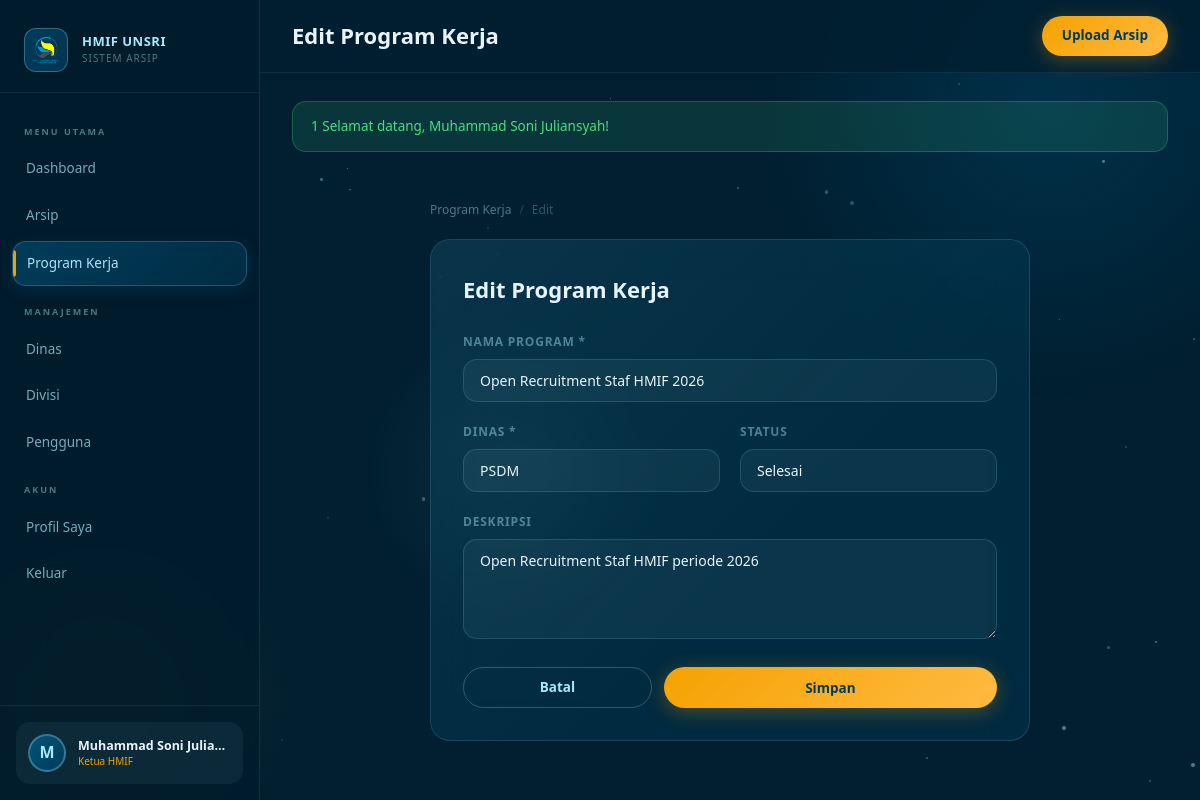
Screenshot of /programs/edit.php?id=1 (signed in) with the database file from the repository.
### tables this page shows
CREATE TABLE users (
    id INT PRIMARY KEY AUTO_INCREMENT,
    email VARCHAR(100) UNIQUE NOT NULL,
    password VARCHAR(255) NOT NULL,
    nama_lengkap VARCHAR(100) NOT NULL,
    foto_profil VARCHAR(255) NULL,
    role ENUM('ketua','waketua','sekum','bendum','kadin','wakadin','kadiv','staf') NOT NULL,
    department_id INT NULL,
    division_id INT NULL,
    is_active TINYINT(1) DEFAULT 1,
    created_at TIMESTAMP DEFAULT CURRENT_TIMESTAMP,
    updated_at TIMESTAMP DEFAULT CURRENT_TIMESTAMP ON UPDATE CURRENT_TIMESTAMP
);

CREATE TABLE programs (
    id INT PRIMARY KEY AUTO_INCREMENT,
    nama VARCHAR(200) NOT NULL,
    department_id INT NOT NULL,
    deskripsi TEXT,
    status ENUM('aktif','selesai','dibatalkan') DEFAULT 'aktif',
    created_at TIMESTAMP DEFAULT CURRENT_TIMESTAMP,
    FOREIGN KEY (department_id) REFERENCES departments(id) ON DELETE CASCADE
);

CREATE TABLE departments (
    id INT PRIMARY KEY AUTO_INCREMENT,
    nama VARCHAR(100) NOT NULL,
    kode VARCHAR(10) UNIQUE NOT NULL,
    deskripsi TEXT,
    created_at TIMESTAMP DEFAULT CURRENT_TIMESTAMP
);

### src/middleware/auth.php (called while the page is built, shortened)
<?php
function getCurrentUser() {
    $db = getDB();
    $stmt = $db->prepare("
        SELECT u.*, d.nama as dept_nama, d.kode as dept_kode,
               dv.nama as div_nama, dv.kode as div_kode
        FROM users u
        LEFT JOIN departments d ON u.department_id = d.id
        LEFT JOIN divisions dv ON u.division_id = dv.id
        WHERE u.id = ? AND u.is_active = 1
    ");
    $stmt->execute([$_SESSION['user_id']]);
    return $stmt->fetch();
}
function isAdmin($user = null) {
    return $user && in_array($user['role'], ROLE_ADMIN);
}
function getRoleLabel($role) {
    $labels = [
        'ketua' => 'Ketua HMIF',
        'waketua' => 'Wakil Ketua',
        'sekum' => 'Sekretaris Umum',
        'bendum' => 'Bendahara Umum',
        'kadin' => 'Kepala Dinas',
        'wakadin' => 'Wakil Kepala Dinas',
        'kadiv' => 'Kepala Divisi',
        'staf' => 'Staf',
    ];
    return $labels[$role] ?? $role;
}

### src/helpers/functions.php (called while the page is built, shortened)
<?php
function sanitize($str) {
    return htmlspecialchars(trim($str), ENT_QUOTES, 'UTF-8');
}
function getFlash() {
    if (isset($_SESSION['flash'])) {
        $flash = $_SESSION['flash'];
        return $flash;
    }
    return null;
}

### programs/edit.php (the view, shortened to what this page needs)
<?php
$pageTitle = 'Edit Program Kerja';
require_once __DIR__ . '/../template/header.php';
$id = intval($_GET['id'] ?? 0);
$db = getDB();
$stmt = $db->prepare("SELECT * FROM programs WHERE id = ?");
$stmt->execute([$id]);
$program = $stmt->fetch();
$departments = $db->query("SELECT * FROM departments ORDER BY nama")->fetchAll();
?>
<div class="page-content">
    <div style="max-width:600px;margin:0 auto">
        <div class="breadcrumb" style="margin-bottom:20px" data-animate>
            <a href="<?= APP_URL ?>/programs/index.php">Program Kerja</a>
            <span>/</span>
            <span style="color:var(--text-secondary)">Edit</span>
        </div>
        <div class="glass-card" style="padding:32px" data-animate>
            <h2 style="font-family:var(--font-display);font-size:22px;font-weight:700;margin-bottom:24px">Edit Program Kerja</h2>
            <form method="POST">
                <div class="form-group">
                    <label class="form-label">Nama Program *</label>
                    <input type="text" name="nama" class="form-control" value="<?= sanitize($program['nama']) ?>" required>
                </div>
                <div class="form-row">
                    <div class="form-group">
                        <label class="form-label">Dinas *</label>
                        <select name="department_id" class="form-control">
                            <?php foreach ($departments as $d): ?>
                            <option value="<?= $d['id'] ?>" <?= $program['department_id'] == $d['id'] ? 'selected' : '' ?>><?= sanitize($d['nama']) ?></option>
                            <?php endforeach; ?>
                        </select>
                    </div>
                    <div class="form-group">
                        <label class="form-label">Status</label>
                        <select name="status" class="form-control">
                            <option value="selesai" <?= $program['status'] == 'selesai' ? 'selected' : '' ?>>Selesai</option>
                        </select>
                    </div>
                </div>
                <div class="form-group">
                    <label class="form-label">Deskripsi</label>
                    <textarea name="deskripsi" class="form-control" rows="3"><?= sanitize($program['deskripsi']) ?></textarea>
                </div>
                <div style="display:flex;gap:12px">
                    <a href="<?= APP_URL ?>/programs/index.php" class="btn btn-outline" style="flex:1;justify-content:center">Batal</a>
                    <button type="submit" class="btn btn-primary" style="flex:2;justify-content:center">Simpan</button>
                </div>
            </form>
        </div>
    </div>
</div>
<?php require_once __DIR__ . '/../template/footer.php'; ?>

### template/header.php (shortened to what this page needs)
<?php
require_once __DIR__ . '/../src/middleware/auth.php';
require_once __DIR__ . '/../src/helpers/functions.php';
$currentUser = getCurrentUser();
$flash = getFlash();
function getAvatarSrc($user) {
    return null;
}
$avatarSrc = getAvatarSrc($currentUser);
$initials = strtoupper(substr($currentUser['nama_lengkap'], 0, 1));
?>
<!DOCTYPE html>
<html lang="id">
<head>
    <link rel="stylesheet" href="<?= APP_URL ?>/public/assets/css/main.css">
</head>
<body>
<div class="bg-animated"><div class="bg-orb"></div></div>
<aside class="sidebar" id="sidebar">
    <div class="sidebar-logo">
        <div style="width:44px;height:44px;border-radius:12px;background:linear-gradient(135deg,rgba(0,83,122,0.6),rgba(1,60,88,0.8));border:1.5px solid rgba(168,232,249,0.3);display:flex;align-items:center;justify-content:center;font-size:22px;flex-shrink:0;">
            <img src="<?= APP_URL ?>/public/assets/images/logo-hmif.png" alt="Logo" style="width:30px;height:30px;">
        </div>
        <div class="sidebar-logo-text">
            <div class="org-name">HMIF UNSRI</div>
            <div class="org-sub">Sistem Arsip</div>
        </div>
    </div>
    <nav class="sidebar-nav">
        <div class="nav-section-label">Menu Utama</div>
        <a href="<?= APP_URL ?>/dashboard.php" class="nav-item <?= (basename($_SERVER['PHP_SELF']) == 'dashboard.php') ? 'active' : '' ?>">
            <span>Dashboard</span>
        </a>
        <a href="<?= APP_URL ?>/archives/index.php" class="nav-item <?= (strpos($_SERVER['PHP_SELF'], '/archives/') !== false) ? 'active' : '' ?>">
            <span>Arsip</span>
        </a>
        <a href="<?= APP_URL ?>/programs/index.php" class="nav-item <?= (strpos($_SERVER['PHP_SELF'], '/programs/') !== false) ? 'active' : '' ?>">
            <span>Program Kerja</span>
        </a>
        <?php if (isAdmin($currentUser) || isDeptManager($currentUser)): ?>
        <div class="nav-section-label">Manajemen</div>
        <a href="<?= APP_URL ?>/departments/index.php" class="nav-item <?= (strpos($_SERVER['PHP_SELF'], '/departments/') !== false) ? 'active' : '' ?>">
            <span>Dinas</span>
        </a>
        <?php if (isAdmin($currentUser)): ?>
        <a href="<?= APP_URL ?>/divisions/index.php" class="nav-item <?= (strpos($_SERVER['PHP_SELF'], '/divisions/') !== false) ? 'active' : '' ?>">
            <span>Divisi</span>
        </a>
        <a href="<?= APP_URL ?>/users/index.php" class="nav-item <?= (strpos($_SERVER['PHP_SELF'], '/users/') !== false) ? 'active' : '' ?>">
            <span>Pengguna</span>
        </a>
        <?php endif; ?>
        <?php endif; ?>
        <div class="nav-section-label">Akun</div>
        <a href="<?= APP_URL ?>/profile/index.php" class="nav-item <?= (strpos($_SERVER['PHP_SELF'], '/profile/') !== false) ? 'active' : '' ?>">
            <span>Profil Saya</span>
        </a>
        <a href="<?= APP_URL ?>/logout.php" class="nav-item" onclick="return confirm('Yakin ingin keluar?')">
            <span>Keluar</span>
        </a>
    </nav>
    <div class="sidebar-user">
        <a href="<?= APP_URL ?>/profile/index.php" class="sidebar-user-card">
            <?php if ($avatarSrc): ?>
                <img src="<?= $avatarSrc ?>" alt="Avatar" class="user-avatar">
            <?php else: ?>
                <div class="user-avatar-placeholder"><?= $initials ?></div>
            <?php endif; ?>
            <div class="flex-1" style="min-width:0">
                <div class="user-info-name"><?= sanitize($currentUser['nama_lengkap']) ?></div>
                <div class="user-info-role"><?= getRoleLabel($currentUser['role']) ?></div>
            </div>
        </a>
    </div>
</aside>
<div class="main-content">
    <header class="topbar">
        <div style="display: flex; align-items: center; gap: 16px;">
            <div>
                <div class="page-title">
                    <?= $pageTitle ?? 'Dashboard' ?>
                </div>
            </div>
        </div>
        <div class="topbar-actions">
            <?php if (!in_array($currentUser['role'], ROLE_STAFF)): ?>
            <a href="<?= APP_URL ?>/archives/upload.php" class="btn btn-primary">
                Upload Arsip
            </a>
            <?php endif; ?>
        </div>
    </header>
    <?php if ($flash): ?>
    <div class="page-content" style="padding-bottom:0">
        <div class="alert alert-<?= $flash['type'] == 'success' ? 'success' : ($flash['type'] == 'error' ? 'error' : 'info') ?>">
            <?= $flash['type'] == 'success' ? : ($flash['type'] == 'error' ? '❌' : 'ℹ️') ?>
            <?= sanitize($flash['message']) ?>
        </div>
    </div>
    <?php endif; ?>

### rows the page displays
users: nama_lengkap "M", nama_lengkap "Muhammad Soni Julia…", role "Ketua HMIF"
programs: nama "Open Recruitment Staf HMIF 2026", department_id "PSDM", status "Selesai", deskripsi "Open Recruitment Staf HMIF periode 2026"

### other values shown
$pageTitle "Edit Program Kerja"
$flash['message'] "Selamat datang, Muhammad Soni Juliansyah!"
